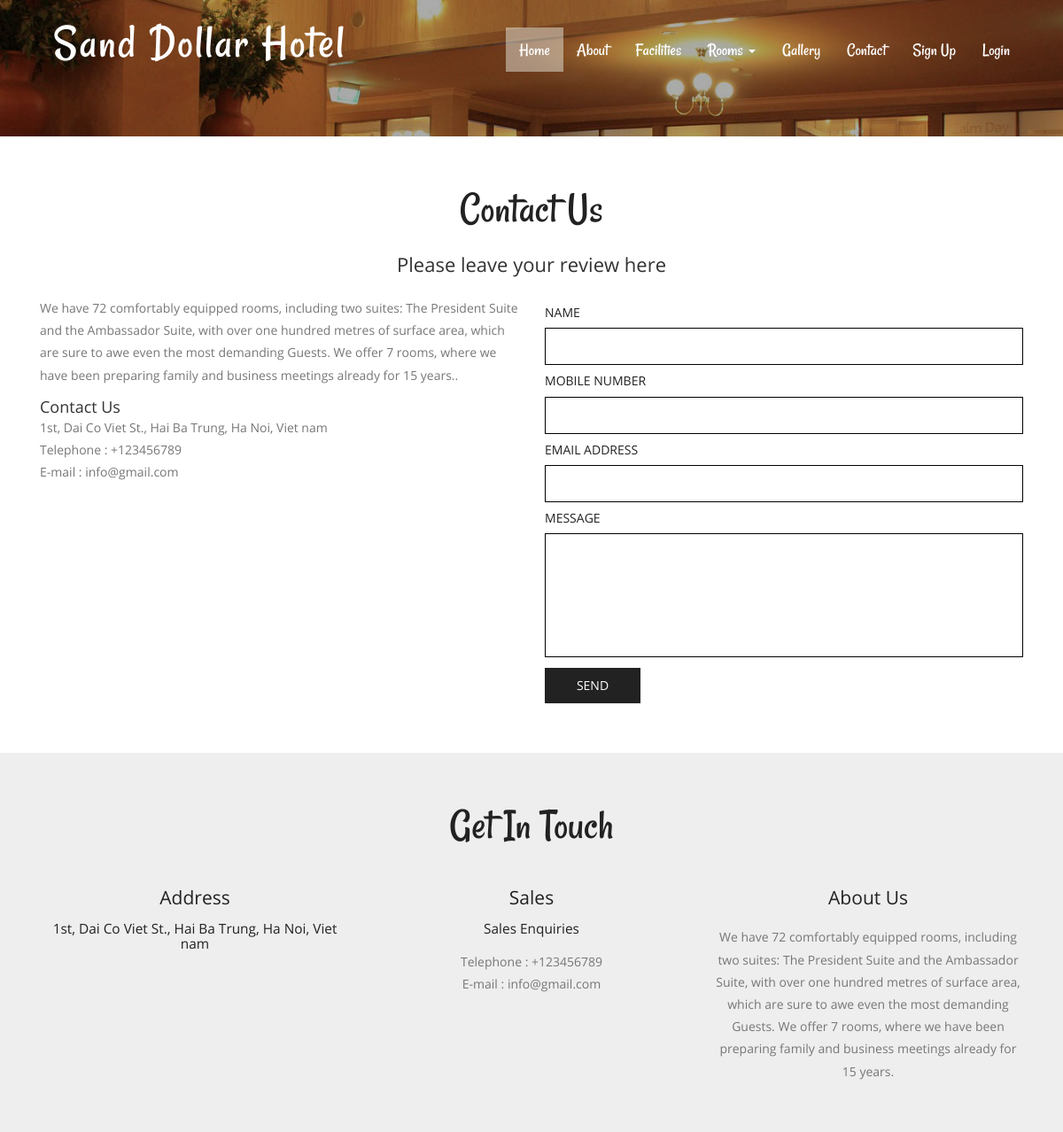
The page /contact.php on the database its author committed.
### tables this page shows
CREATE TABLE `tblpage` (
  `ID` int(10) NOT NULL,
  `PageType` varchar(120) DEFAULT NULL,
  `PageTitle` varchar(200) DEFAULT NULL,
  `PageDescription` mediumtext DEFAULT NULL,
  `Email` varchar(120) DEFAULT NULL,
  `MobileNumber` bigint(10) DEFAULT NULL,
  `UpdationDate` timestamp NULL DEFAULT NULL ON UPDATE current_timestamp()
);

### src/contact.php (the view, shortened to what this page needs)
<?php
include('includes/dbconnection.php');
?>
<!DOCTYPE HTML>
<html>
<head>
	<link href="css/bootstrap.css" rel="stylesheet" type="text/css" media="all">
	<link href="css/style.css" rel="stylesheet" type="text/css" media="all" />
</head>
<body>
	<div class="header head-top">
		<div class="container">
			<?php include_once('includes/header.php'); ?>
		</div>
	</div>
	<div class="content">
		<div class="contact">
			<div class="container">
				<h2>contact us</h2>
				<br />
				<p style="text-align: center; font-size: 2.2rem; font-weight: 500; padding-bottom: 2rem">Please leave your review here</p>
				<div class="contact-grids">
					<div class="col-md-6 contact-left">
						<?php
						$sql = "SELECT * from tblpage where PageType='aboutus'";
						$query = $dbh->prepare($sql);
						$query->execute();
						$results = $query->fetchAll(PDO::FETCH_OBJ);
						$cnt = 1;
						if ($query->rowCount() > 0) {
							foreach ($results as $row) {
						?>
								<p><?php echo htmlentities($row->PageDescription); ?>.</p><?php $cnt = $cnt + 1;
																						}
																					} ?>
						<?php
						$sql = "SELECT * from tblpage where PageType='contactus'";
						$query = $dbh->prepare($sql);
						$query->execute();
						$results = $query->fetchAll(PDO::FETCH_OBJ);
						$cnt = 1;
						if ($query->rowCount() > 0) {
							foreach ($results as $row) {
						?>
								<address>
									<h4><?php echo htmlentities($row->PageTitle); ?></h4>
									<p><?php echo htmlentities($row->PageDescription); ?></p>
									<p>Telephone : +<?php echo htmlentities($row->MobileNumber); ?></p>
									<p>E-mail : <?php echo htmlentities($row->Email); ?></p>
								</address><?php $cnt = $cnt + 1;
										}
									} ?>
					</div>
					<div class="col-md-6 contact-right">
						<form method="post">
							<h5>Name</h5>
							<input type="text" type="text" value="" name="name" required="true">
							<h5>Mobile Number</h5>
							<input type="text" name="phone" required="true" maxlength="10" pattern="[0-9]+">
							<h5>Email Address</h5>
							<input type="text" type="email" value="" name="email" required="true">
							<h5>Message</h5>
							<textarea rows="10" name="message" required="true"></textarea>
							<input type="submit" value="send" name="submit">
						</form>
					</div>
					<div class="clearfix"></div>
				</div>
			</div>
		</div>
		<?php include_once('includes/getintouch.php'); ?>
</body>
</html>

### src/includes/getintouch.php (shortened to what this page needs)
<div class="touch-section">
	<div class="container">
		<h3>get in touch</h3>
		<div class="touch-grids">
			<?php
				$sql="SELECT * from tblpage where PageType='contactus'";
				$query = $dbh -> prepare($sql);
				$query->execute();
				$results=$query->fetchAll(PDO::FETCH_OBJ);
				$cnt=1;
				if($query->rowCount() > 0) {
					foreach($results as $row) {
			?>
			<div class="col-md-4 touch-grid">
				<h4>address</h4>
				<h5><?php echo htmlentities($row->PageDescription);?></h5>
			</div>
			<div class="col-md-4 touch-grid">
				<h4>Sales</h4>
				<h5>Sales Enquiries</h5>
				<p>Telephone : +<?php  echo htmlentities($row->MobileNumber);?></p>
				<p>E-mail : <?php  echo htmlentities($row->Email);?></p>
			</div>
			<?php $cnt=$cnt+1;}} ?>
			<div class="col-md-4 touch-grid">
				<?php
					$sql="SELECT * from tblpage where PageType='aboutus'";
					$query = $dbh -> prepare($sql);
					$query->execute();
					$results=$query->fetchAll(PDO::FETCH_OBJ);
					$cnt=1;
					if($query->rowCount() > 0) {
						foreach($results as $row) {
				?>
				<h4><?php  echo htmlentities($row->PageTitle);?></h4>
				<br>
				<p><?php  echo htmlentities($row->PageDescription);?></p>
				</div><?php $cnt=$cnt+1;}} ?>
					<div class="clearfix"></div>
				</div>
			</div>
		</div>
	</div>

### src/css/style.css (style rules this page uses)
h1,h2,h3,h4,h5,h6 { padding:0 0; margin:0 0; }
p { padding:0 0; margin:0 0; }
body { padding:0 0; margin:0 0; font-family: 'OpenSans-Regular' }
.header { background:url(../images/banner1.jpg) no-repeat 0px 0px; background-size:cover; -webkit-background-size: cover; -moz-background-size: cover; -o-background-size: cover; -ms-background-size: cover; min-height:764px; padding-bottom: 4em; }
.touch-section { padding: 4em 0; text-align: center; background-color: #eee; }
.touch-grids { margin-top: 3em; }
.touch-grid h4 { font-size: 1.5em; color: #222; text-transform: capitalize; }
.touch-section h3 { font-size: 3.5em; text-transform: capitalize; font-family: 'Rancho-Regular'; color: #222; }
.touch-grid h5 { font-size: 1.1em; padding: 1em 0; color: #222; }
.touch-grid p { font-size: 1em; line-height: 1.8em; color: #777; }
.head-top { min-height: 115px !important; }
.contact { padding: 4em 0; }
.contact h2 { font-size: 3.5em; text-transform: capitalize; font-family: 'Rancho-Regular'; color: #222; text-align:center; }
.contact-left p { color: #777; font-size: 1em; line-height: 1.8em; }
address { margin: 1em 0 0; }
.contact-right h5 { font-size:1em; text-transform: uppercase; font-weight: 400; padding: 10px 0; color: #222; }
.contact-right input[type="text"] { width: 100%; padding: 10px 10px; font-size: 1em; outline: none; border: 1px solid #000; }
.contact-right textarea { width: 100%; padding: 10px 10px; font-size: 1em; height: 10em; resize: none; outline: none; border: 1px solid #000; }
.contact-right input[type="submit"] { width: 20%; font-size: 1em; text-transform: uppercase; background: #222; border: none; outline: none; margin-top: 0.5em; color: #fff; font-weight: 500; padding: 10px 0; }
@media (max-width:1440px) { .header { min-height: 679px; } }
@media (max-width:1366px) { .header { min-height: 652px; } }
@media (max-width:1280px) { .header { min-height: 602px; } }

### rows shown on the page
tblpage: PageDescription "We have 72 comfortably equipped rooms, including two suites: The President Suite and the Ambassador Suite, with over one hundred metres of surface area, which are sure to awe even the most demanding Guests. We offer 7 rooms, where we have been preparing family and business meetings already for 15 years.", PageTitle "About Us"
tblpage: PageTitle "Contact Us", PageDescription "1st, Dai Co Viet St., Hai Ba Trung, Ha Noi, Viet nam", MobileNumber "123456789", Email "info@gmail.com"
